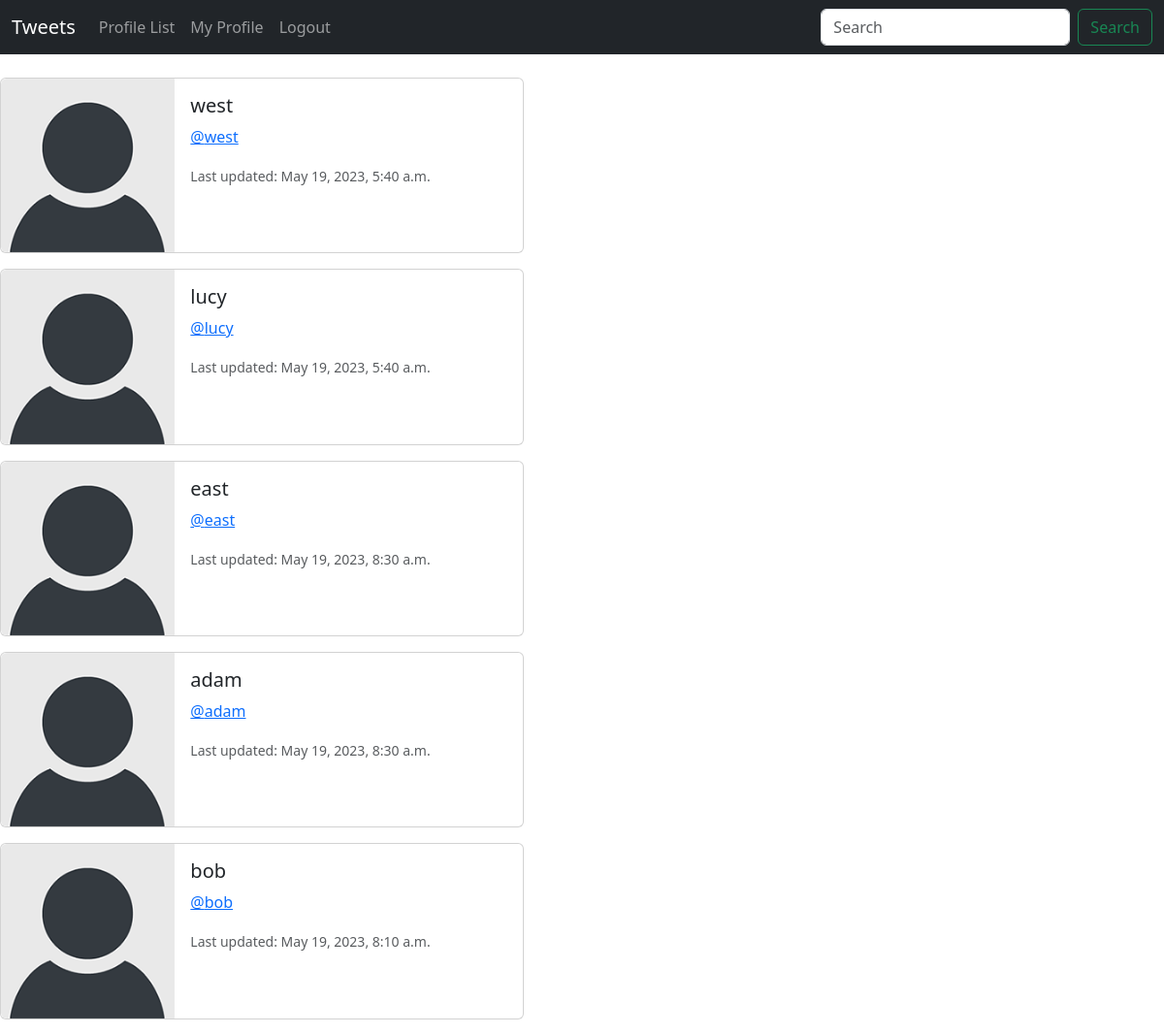
/profile_list/ (signed in), run on an earlier commit of the app's database.
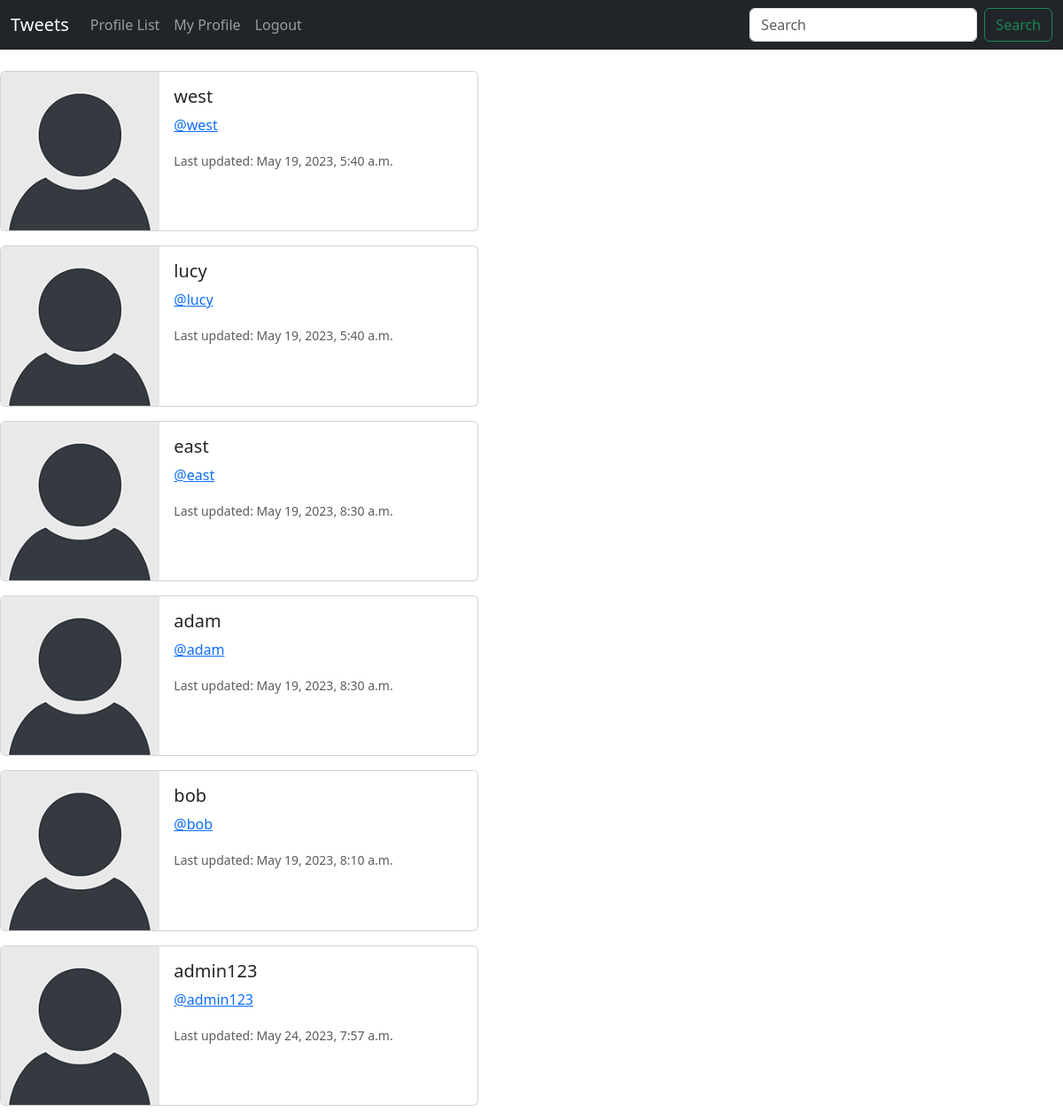
And on a later commit of the database.
### tweet/models.py (models this page shows, shortened)
class Profile(models.Model):
    user = models.OneToOneField(User, on_delete=models.CASCADE)
    follows = models.ManyToManyField(
        "self",
        related_name="followed_by",
        symmetrical=False,
        blank=True
    )
    date_modified = models.DateTimeField(User, auto_now=True)
    profile_image = models.ImageField(null=True, blank=True, upload_to='images/')

### tweet/views.py (the view)
# urls.py: path('profile_list/', views.profile_list, name='profile_list'),
def profile_list(request):
    if request.user.is_authenticated:
        profiles = Profile.objects.exclude(user=request.user)
        return render(request, 'tweet/profile_list.html', {'profiles': profiles})
    else:
        messages.warning(request, "You must be logged in to continue...")
        return redirect('home')

### templates/tweet/profile_list.html
{% extends 'base.html' %}
{% load static %}
{% block content %}
{% if profiles %}
{% for profile in profiles %}
<div class="card mb-3" style="max-width: 540px;">
    <div class="row g-0">
      <div class="col-md-4">
        {% if profile.profile_image %}
          <img src="{{profile.profile_image.url}}" alt="{{profile.user.username}}" width="200" height="200" class="img-fluid rounded-start">
        {% else %}
          <img src="{% static 'images/default_profile_pic.png' %}" class="img-fluid rounded-start" alt="Default profile pic">
        {% endif %}
      </div>
      <div class="col-md-8">
        <div class="card-body">
          <h5 class="card-title">{{profile.user.username}}</h5>
          <p class="card-text"><a href="{% url 'profile' profile.user.id %}">@{{profile.user.username}}</a></p>
          <p class="card-text"><small class="text-body-secondary">Last updated: {{profile.date_modified}}</small></p>
        </div>
      </div>
    </div>
  </div>
{% endfor %}
{% endif %}
{% endblock content %}

What changed in the data, as far as the page shows it:
added Profile: user.username "admin123", date_modified "May 24, 2023, 7:57 a.m."
